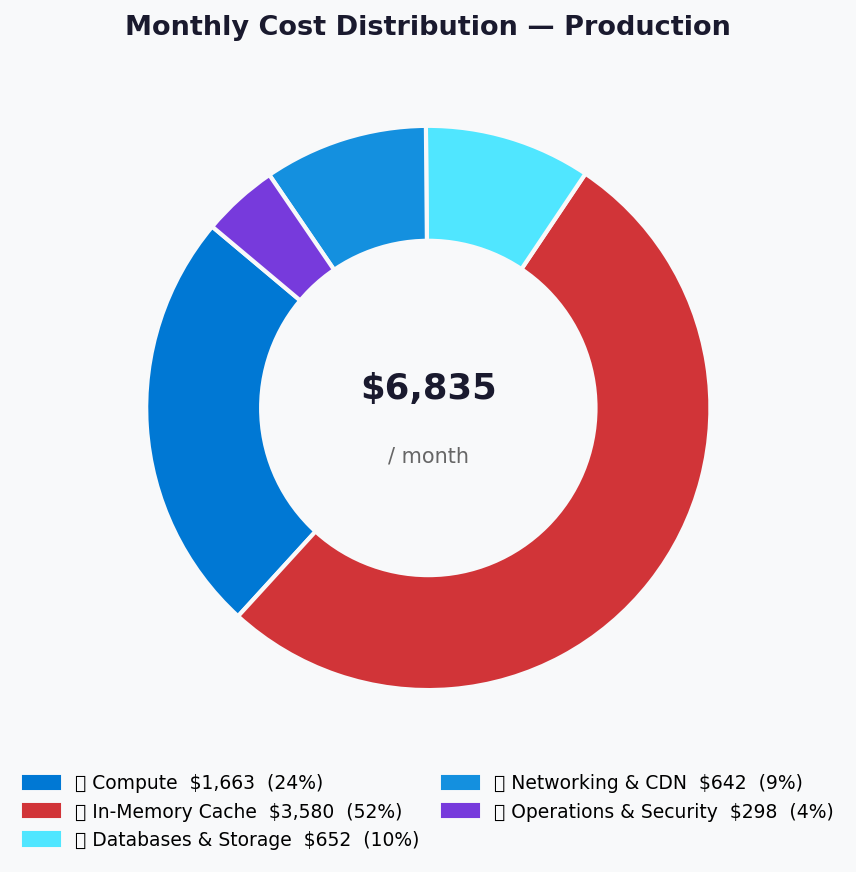

This figure's Python source:
import matplotlib.pyplot as plt
import matplotlib.patches as mpatches
import numpy as np

def generate_cost_distribution_chart(
    categories: dict,
    total_monthly: float,
    output_path: str = "03-des-cost-distribution.png",
) -> None:
    """Render a donut chart of cost breakdown by category."""
    PALETTE = [
        "#0078D4",   # Azure blue    - Compute
        "#D13438",   # Red           - Caching
        "#50E6FF",   # Azure cyan    - Data
        "#1490DF",   # Medium blue   - Networking
        "#773ADC",   # Purple        - Operations
    ]

    labels  = list(categories.keys())
    values  = list(categories.values())
    colors  = PALETTE[: len(labels)]
    pcts    = [v / sum(values) * 100 for v in values]

    fig, ax = plt.subplots(figsize=(8, 6))
    fig.patch.set_facecolor("#F8F9FA")
    ax.set_facecolor("#F8F9FA")

    wedge_props = {"linewidth": 2, "edgecolor": "#F8F9FA"}
    wedges, _ = ax.pie(
        values,
        colors=colors,
        wedgeprops=wedge_props,
        startangle=140,
        pctdistance=0.82,
    )

    hole = plt.Circle((0, 0), 0.60, fc="#F8F9FA")
    ax.add_patch(hole)

    ax.text(0, 0.07, f"${total_monthly:,.0f}", ha="center", va="center",
            fontsize=17, fontweight="bold", color="#1A1A2E")
    ax.text(0, -0.17, "/ month", ha="center", va="center",
            fontsize=10, color="#666")

    legend_labels = [
        f"{lbl}  ${val:,.0f}  ({pct:.0f}%)"
        for lbl, val, pct in zip(labels, values, pcts)
    ]
    patches = [mpatches.Patch(color=c, label=l) for c, l in zip(colors, legend_labels)]
    ax.legend(handles=patches, loc="lower center", bbox_to_anchor=(0.5, -0.15),
              ncol=2, fontsize=9, framealpha=0.0, columnspacing=1.2)

    ax.set_title("Monthly Cost Distribution — Production", fontsize=13, fontweight="bold",
                 color="#1A1A2E", pad=10)

    plt.tight_layout(pad=1.4)
    plt.savefig(output_path, dpi=150, bbox_inches="tight", facecolor=fig.get_facecolor())
    plt.close()
    print(f"Generated: {output_path}")


categories = {
    "💻 Compute":               1663,
    "🧠 In-Memory Cache":       3580,
    "💾 Databases & Storage":    652,
    "🌐 Networking & CDN":       642,
    "📊 Operations & Security":  298,
}
generate_cost_distribution_chart(
    categories,
    total_monthly=sum(categories.values()),
    output_path="agent-output/contoso-service-hub-run-1/03-des-cost-distribution.png",
)
